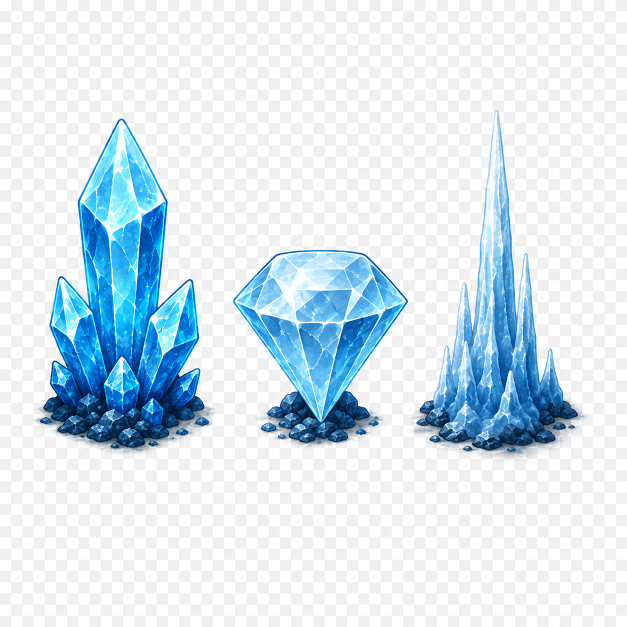
#> input picture assets/1.png, 1254 x 1254 px (shown at 1/2 size)
$ python cut_diamond.py
#> lines starting #> are read from the running program, lines starting #| are printed output that depends on the picture
"""Cut the middle diamond from assets/1.png; remove white/checkerboard bg."""
from __future__ import annotations

from pathlib import Path

from PIL import Image

ROOT = Path(__file__).resolve().parents[1]
SRC = ROOT / "assets" / "1.png"
DEST = ROOT / "assets" / "images" / "items" / "diamond.png"


def is_bg(r: int, g: int, b: int) -> bool:
    diff = max(abs(r - g), abs(g - b), abs(r - b))
    # Near-white / light gray checker cells
    if diff <= 12 and r >= 210 and g >= 210 and b >= 210:
        return True
    if diff <= 10 and 150 <= r <= 210 and 150 <= g <= 210 and 150 <= b <= 210:
        return True
    return False


def main() -> None:
    im = Image.open(SRC).convert("RGBA")
    w, h = im.size
#> w = 1254; h = 1254
    pix = im.load()

    # Content bbox
    minx, miny, maxx, maxy = w, h, 0, 0
#> minx = 1254; miny = 1254; maxx = 0; maxy = 0
    for y in range(h):
        for x in range(w):
            r, g, b, _ = pix[x, y]
            if not is_bg(r, g, b):
                minx = min(minx, x)
                miny = min(miny, y)
                maxx = max(maxx, x)
                maxy = max(maxy, y)

    # Three crystals side-by-side — take middle third of content.
    cw = maxx - minx + 1
    third = cw // 3
    # Slight overlap trim so neighbors don't bleed in
    x0 = minx + third + int(third * 0.06)
    x1 = minx + 2 * third - int(third * 0.06)
    y0, y1 = miny, maxy
    print("content", minx, miny, maxx, maxy, "mid crop", x0, y0, x1, y1)
#| content 70 220 1169 914 mid crop 457 220 781 914

    crop = im.crop((x0, y0, x1 + 1, y1 + 1))
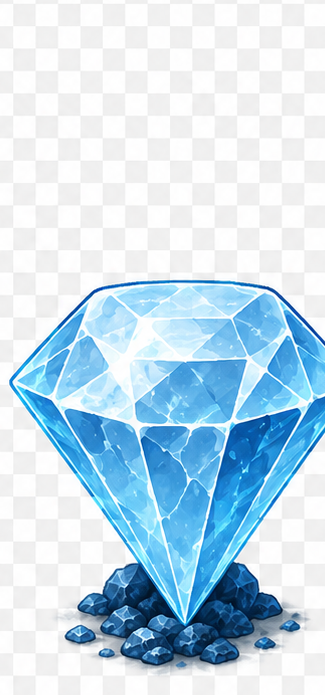
#> crop: PIL image 325x695 RGBA; mean R, G, B, A 194.8, 219.8, 235.5, 255
    cw, ch = crop.size
    cp = crop.load()
    for y in range(ch):
        for x in range(cw):
            r, g, b, _ = cp[x, y]
            if is_bg(r, g, b):
                cp[x, y] = (0, 0, 0, 0)
            else:
                cp[x, y] = (r, g, b, 255)

    # Keep largest blob only (drop edge scraps from neighbors)
    visited = [[False] * cw for _ in range(ch)]
    dirs = [(-1, 0), (1, 0), (0, -1), (0, 1)]
    best_area = 0
    best_pixels: list[tuple[int, int]] = []
    for y in range(ch):
        for x in range(cw):
            if cp[x, y][3] == 0 or visited[y][x]:
                continue
            stack = [(y, x)]
            visited[y][x] = True
            pixels = [(y, x)]
            while stack:
                cy, cx = stack.pop()
                for dy, dx in dirs:
                    ny, nx = cy + dy, cx + dx
                    if 0 <= ny < ch and 0 <= nx < cw and not visited[ny][nx] and cp[nx, ny][3]:
                        visited[ny][nx] = True
                        stack.append((ny, nx))
                        pixels.append((ny, nx))
            if len(pixels) > best_area:
                best_area = len(pixels)
                best_pixels = pixels

    keep = set(best_pixels)
    for y in range(ch):
        for x in range(cw):
            if (y, x) not in keep:
                cp[x, y] = (0, 0, 0, 0)

    bbox = crop.getbbox()
    if bbox:
        crop = crop.crop(bbox)
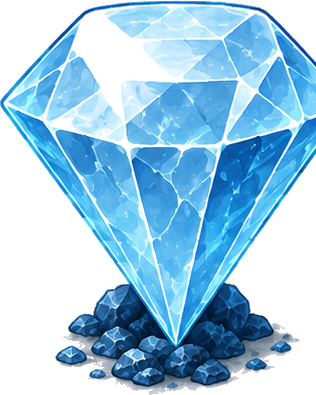
#> crop: PIL image 316x395 RGBA; mean R, G, B, A 58.7, 103.1, 131, 156.4; transparent parts drawn white

    # Soft edge cleanup: kill near-white leftovers on border
    cw, ch = crop.size
    cp = crop.load()
    for y in range(ch):
        for x in range(cw):
            r, g, b, a = cp[x, y]
            if a and is_bg(r, g, b):
                cp[x, y] = (0, 0, 0, 0)

    bbox = crop.getbbox()
    if bbox:
        crop = crop.crop(bbox)

    DEST.parent.mkdir(parents=True, exist_ok=True)
    crop.save(DEST)
    print("saved", DEST, crop.size, "pixels", best_area)
#| saved assets/images/items/diamond.png (316, 395) pixels 76557


if __name__ == "__main__":
    main()
